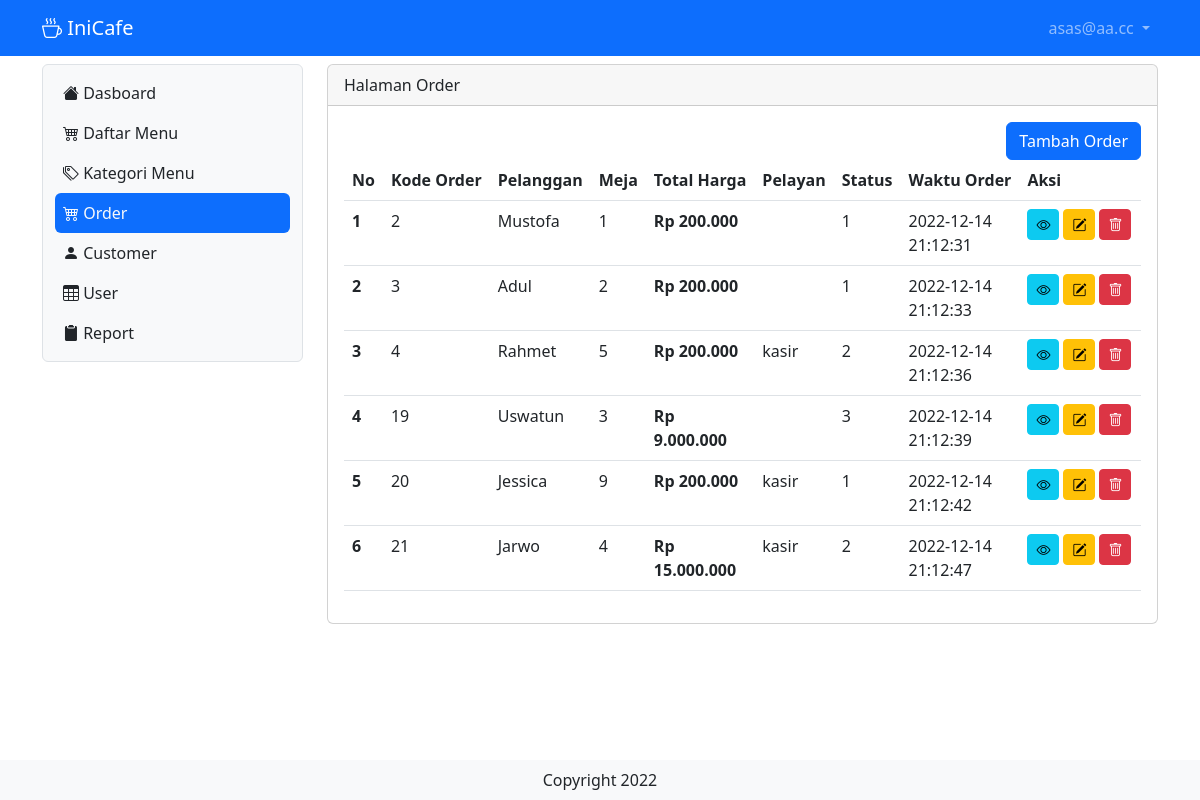
Before: /order (signed in) with the older database file.
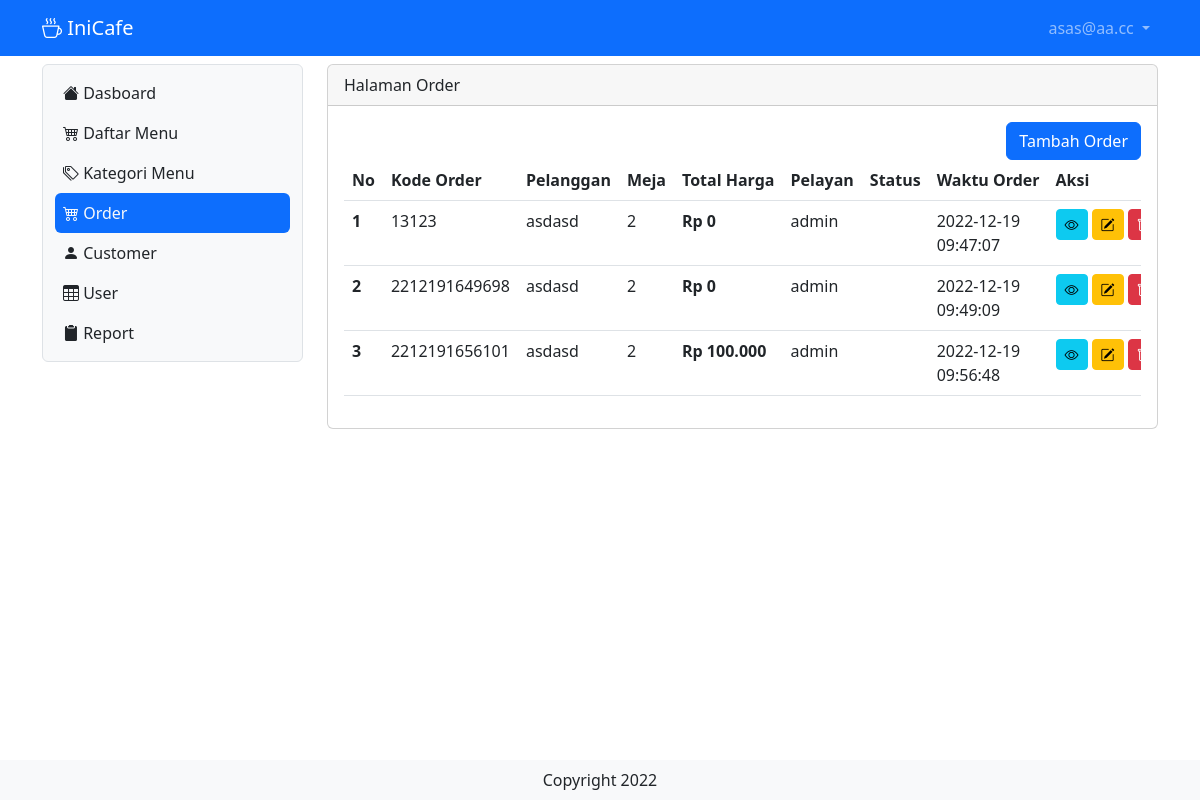
After: the same page with the newer database file.
### tables this page shows
CREATE TABLE `tb_order` (
  `id_order` bigint(20) NOT NULL,
  `pelanggan` varchar(200) DEFAULT NULL,
  `pelayan` int(11) DEFAULT NULL,
  `status` varchar(15) DEFAULT NULL,
  `meja` int(11) NOT NULL,
  `waktu_order` timestamp NOT NULL DEFAULT current_timestamp() ON UPDATE current_timestamp(),
  `catatan` varchar(500) DEFAULT NULL
);

CREATE TABLE `tb_user` (
  `id` int(11) NOT NULL,
  `username` varchar(200) DEFAULT NULL,
  `password` varchar(200) DEFAULT NULL,
  `level` int(1) DEFAULT NULL,
  `nama` varchar(200) DEFAULT NULL,
  `nohp` varchar(15) DEFAULT NULL,
  `alamat` varchar(300) DEFAULT NULL
);

### order.php (the view, shortened to what this page needs)
<?php
include "proses/connect.php";
$query = mysqli_query($conn, "SELECT tb_order.*,nama, SUM(harga*jumlah) AS harganya FROM tb_order
LEFT JOIN tb_user ON tb_user.id = tb_order.pelayan
LEFT JOIN tb_list_order ON tb_list_order.order = tb_order.id_order
LEFT JOIN tb_daftar_menu on tb_daftar_menu.id = tb_list_order.menu
GROUP BY id_order");
while ($record = mysqli_fetch_array($query)) {
    $result[] = $record;
}
?>
<div class="col-lg-9 mt-2">
    <div class="card">
        <div class="card-header">
            Halaman Order
        </div>
        <div class="card-body">
            <div class="row">
                <div class="col d-flex justify-content-end">
                    <button class="btn btn-primary" data-bs-toggle="modal" data-bs-target="#ModalTambahUser">Tambah
                        Order</button>
                </div>
            </div>
            <?php
            if (empty($result)) {
                echo "Data Menu Makanan atau Minuman tidak ada";
            } else {
            ?>
            <div class="table-responsive">
                <table class="table table-hover">
                    <thead>
                        <tr class="text-nowrap">
                            <th scope="col">No</th>
                            <th scope="col">Kode Order</th>
                            <th scope="col">Pelanggan</th>
                            <th scope="col">Meja</th>
                            <th scope="col">Total Harga</th>
                            <th scope="col">Pelayan</th>
                            <th scope="col">Status</th>
                            <th scope="col">Waktu Order</th>
                            <th scope="col">Aksi</th>
                        </tr>
                    </thead>
                    <tbody>
                        <?php
                            $no = 1;
                            foreach ($result as $row) {
                            ?>
                        <tr>
                            <th scope="row"><?php echo $no++ ?></th>
                            <td><?php echo $row['id_order'] ?></td>
                            <td><?php echo $row['pelanggan'] ?></td>
                            <td><?php echo $row['meja'] ?></td>
                            <td class="fw-bold">Rp <?php echo number_format($row['harganya'], 0, ',', '.') ?></td>
                            <td><?php echo $row['nama'] ?></td>
                            <td><?php echo $row['status'] ?></td>
                            <td><?php echo $row['waktu_order'] ?></td>
                            <td>
                                <div class="d-flex">
                                    <button class="btn btn-info btn-sm me-1" data-bs-toggle="modal"
                                        data-bs-target="#ModalView<?php echo $row['id_order'] ?>"><i
                                            class="bi bi-eye"></i></button>
                                    <button class="btn btn-warning btn-sm me-1" data-bs-toggle="modal"
                                        data-bs-target="#ModalEdit<?php echo $row['id_order'] ?>"><i
                                            class="bi bi-pencil-square"></i></button>
                                    <button class="btn btn-danger btn-sm me-1" data-bs-toggle="modal"
                                        data-bs-target="#ModalDelete<?php echo $row['id_order'] ?>"><i
                                            class="bi bi-trash"></i></button>
                                </div>
                            </td>
                        </tr>
                        <?php
                            }
                            ?>
                    </tbody>
                </table>
            </div>
            <?php
            }
            ?>
        </div>
    </div>
</div>

Changed rows visible on the page:
removed tb_order: id_order "2", pelanggan "Mustofa", meja "1", harganya "200.000", status "1", waktu_order "2022-12-14 21:12:31"
removed tb_order: id_order "3", pelanggan "Adul", meja "2", harganya "200.000", status "1", waktu_order "2022-12-14 21:12:33"
removed tb_order: id_order "4", pelanggan "Rahmet", meja "5", harganya "200.000", pelayan.nama "kasir", status "2", waktu_order "2022-12-14 21:12:36"
removed tb_order: id_order "19", pelanggan "Uswatun", meja "3", harganya "9.000.000", status "3", waktu_order "2022-12-14 21:12:39"
removed tb_order: id_order "20", pelanggan "Jessica", meja "9", harganya "200.000", pelayan.nama "kasir", status "1", waktu_order "2022-12-14 21:12:42"
removed tb_order: id_order "21", pelanggan "Jarwo", meja "4", harganya "15.000.000", pelayan.nama "kasir", status "2", waktu_order "2022-12-14 21:12:47"
added tb_order: id_order "13123", pelanggan "asdasd", meja "2", harganya "0", pelayan.nama "admin", waktu_order "2022-12-19 09:47:07"
added tb_order: id_order "2212191649698", pelanggan "asdasd", meja "2", harganya "0", pelayan.nama "admin", waktu_order "2022-12-19 09:49:09"
added tb_order: id_order "2212191656101", pelanggan "asdasd", meja "2", harganya "100.000", pelayan.nama "admin", waktu_order "2022-12-19 09:56:48"
